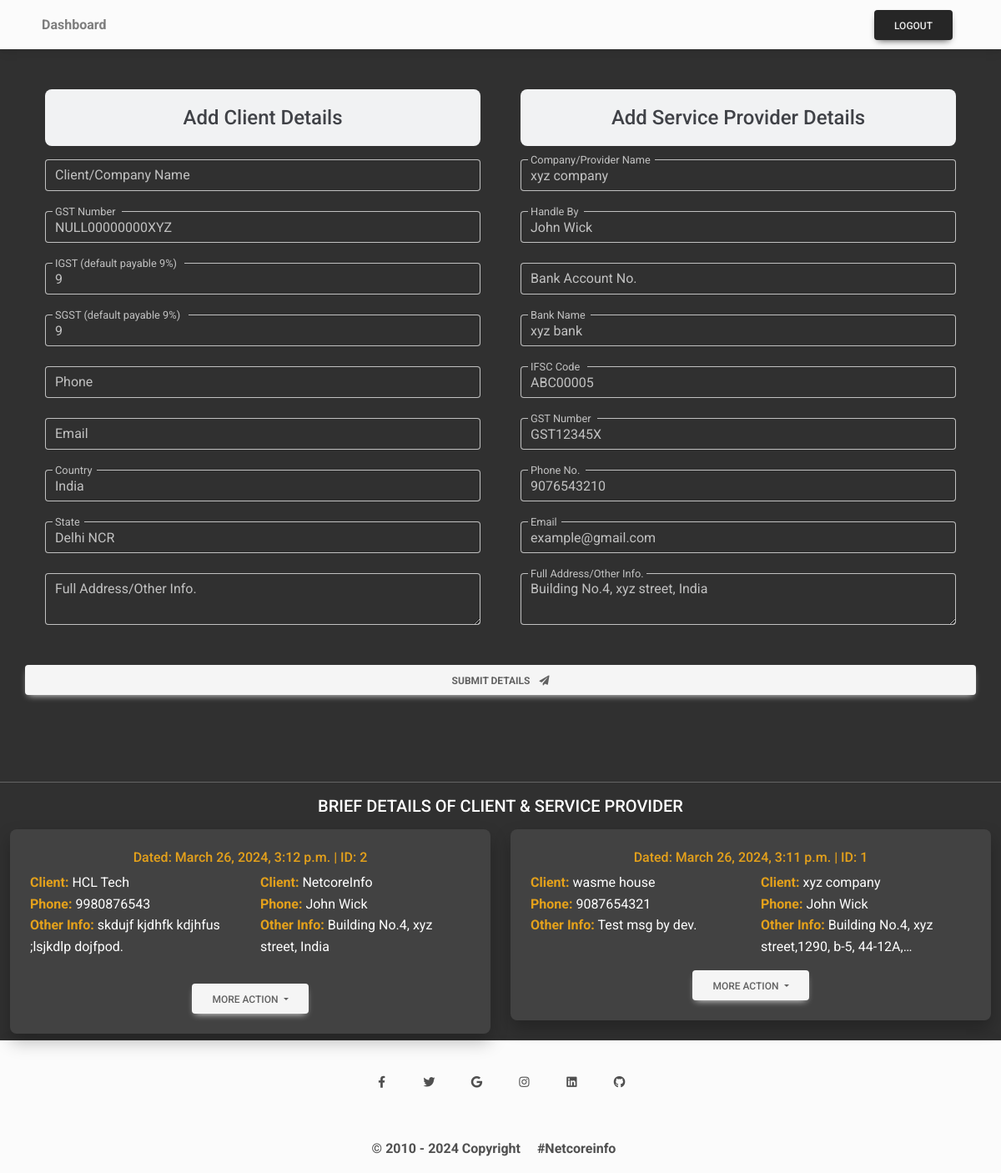
The page /add-client/ (signed in) on the database as committed earlier.
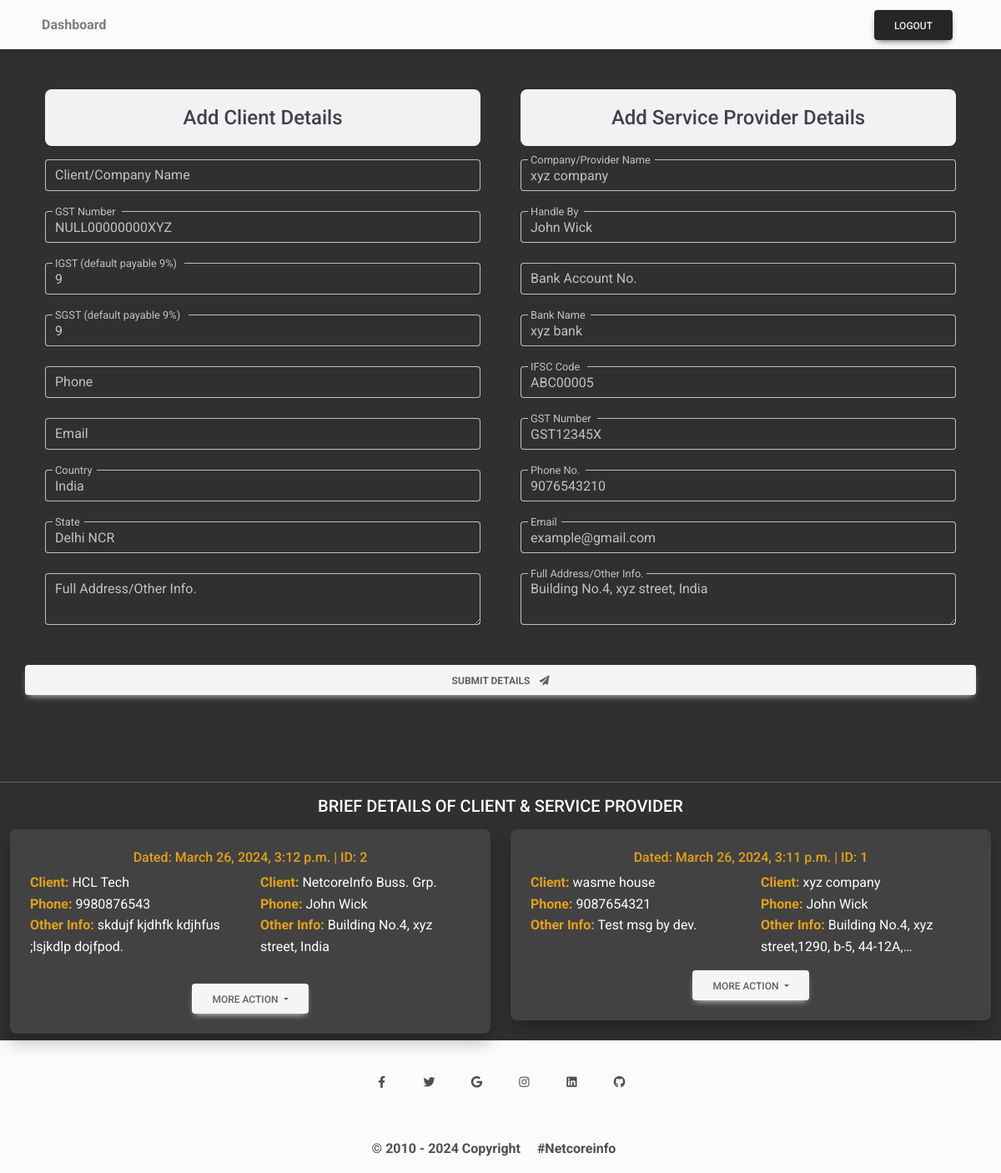
The same page on the database as committed later.
### MainApp/models.py (models this page shows, shortened)
class ClientServiceProvider(models.Model):
    client_comp_name = models.CharField(max_length=120)
    client_gst = models.CharField(max_length=50)
    client_igst = models.SmallIntegerField()
    client_sgst = models.SmallIntegerField()
    client_phone = models.CharField(max_length=20)
    client_email = models.EmailField()
    client_country = models.CharField(max_length=50)
    client_state = models.CharField(max_length=50)
    client_other_info = models.TextField()
    provider_comp_name = models.CharField(max_length=120)
    provider_name = models.CharField(max_length=100)
    provider_acc_no = models.CharField(max_length=100)
    provider_bank_name = models.CharField(max_length=100)
    provider_ifsc = models.CharField(max_length=50)
    provider_gst = models.CharField(max_length=50)
    provider_phone = models.CharField(max_length=20)
    provider_mail = models.EmailField()
    provider_other_info = models.TextField()
    created_at = models.DateTimeField(auto_now_add = True)

### MainApp/views.py (the view, shortened to what this page needs)
# urls.py: path('add-client/', views.add_client, name='add-client'),
@login_required
def add_client(request):
    try:
        all_client_provide = ClientServiceProvider.objects.all()[::-1]
    except ClientServiceProvider.DoesNotExist:
        all_client_provide = None
    context = {"all_client_provide": all_client_provide}
    return render(request, 'add_client.html', context)

### templates/add_client.html (shortened to what the changed rows need)
{% extends "base.html" %}
{% block body %}
{% if all_client_provide %}
<section>
    <div class="container-fluid">
        <div class="row">
            {% for record in all_client_provide %}
            <div class="col-md-6 my-2">
                <div class="card">
                    <div class="card-body">
                        <h6 class="card-title text-warning text-center">Dated: {{ record.created_at }} | ID: {{ record.id }}</h6>
                        <div class="row">
                            <div class="col-sm-6 mb-3">
                                <ul class="list-unstyled">
                                    <li class="card-text text-white"><b class="text-warning">Client:</b> {{ record.client_comp_name }}</li>
                                    <li class="card-text text-white"><b class="text-warning">Phone:</b> {{ record.client_phone }}</li>
                                    <li class="card-text text-white"><b class="text-warning">Other Info:</b> {{ record.client_other_info|truncatechars:45 }}</li>
                                </ul>
                            </div>
                            <div class="col-sm-6">
                                <ul class="list-unstyled">
                                    <li class="card-text text-white"><b class="text-warning">Client:</b> {{ record.provider_comp_name }}</li>
                                    <li class="card-text text-white"><b class="text-warning">Phone:</b> {{ record.provider_name }}</li>
                                    <li class="card-text text-white"><b class="text-warning">Other Info:</b> {{ record.provider_other_info|truncatechars:45 }}</li>
                                </ul>
                            </div>
                        </div>
                        <div class="text-center">
                            <div class="dropdown">
                                <button class="btn btn-light dropdown-toggle" type="button" id="dropdownMenuButton" data-mdb-dropdown-init data-mdb-ripple-init aria-expanded="false">
                                    More Action
                                </button>
                            </div>
                        </div>
                    </div>
                </div>
            </div>
            {% endfor %}
        </div>
    </div>
</section>
{% endif %}
{% endblock body %}

Rows that differ between the two databases and show on the page:
changed ClientServiceProvider "HCL Tech": provider_comp_name "NetcoreInfo" → "NetcoreInfo Buss. Grp."
